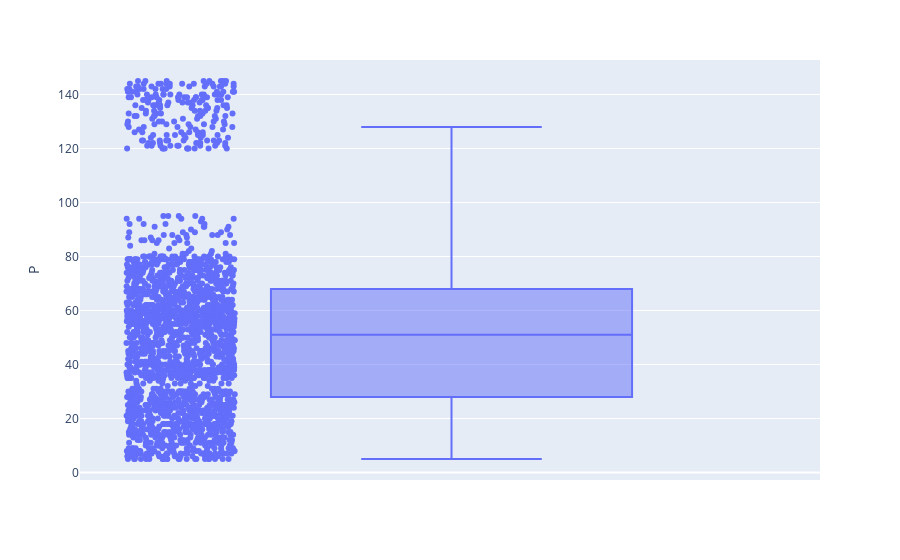

The cell this chart's notebook holds for it:
### Code cell
fig = px.box(data , y="P",points="all")
fig.show()

### Figure 1 — Plotly figure (JSON) as saved in the notebook; plotly's stock layout.template omitted (floating-point values rounded to 4 significant figures; data arrays with more than 128 entries replaced by an {"elided": "..."} marker saying what was removed)
{"data": [{"alignmentgroup": "True", "boxpoints": "all", "hovertemplate": "P=%{y}<extra></extra>", "legendgroup": "", "marker": {"color": "#636efa"}, "name": "", "notched": false, "offsetgroup": "", "orientation": "v", "showlegend": false, "type": "box", "x0": " ", "xaxis": "x", "y": {"elided": "2200 int values"}, "y0": " ", "yaxis": "y"}], "layout": {"autosize": true, "boxmode": "group", "legend": {"tracegroupgap": 0}, "margin": {"t": 60}, "xaxis": {"anchor": "y", "autorange": true, "domain": [0, 1], "range": [-0.5032, 0.5], "type": "category"}, "yaxis": {"anchor": "x", "autorange": true, "domain": [0, 1], "range": [-2.778, 152.8], "title": {"text": "P"}, "type": "linear"}}}
